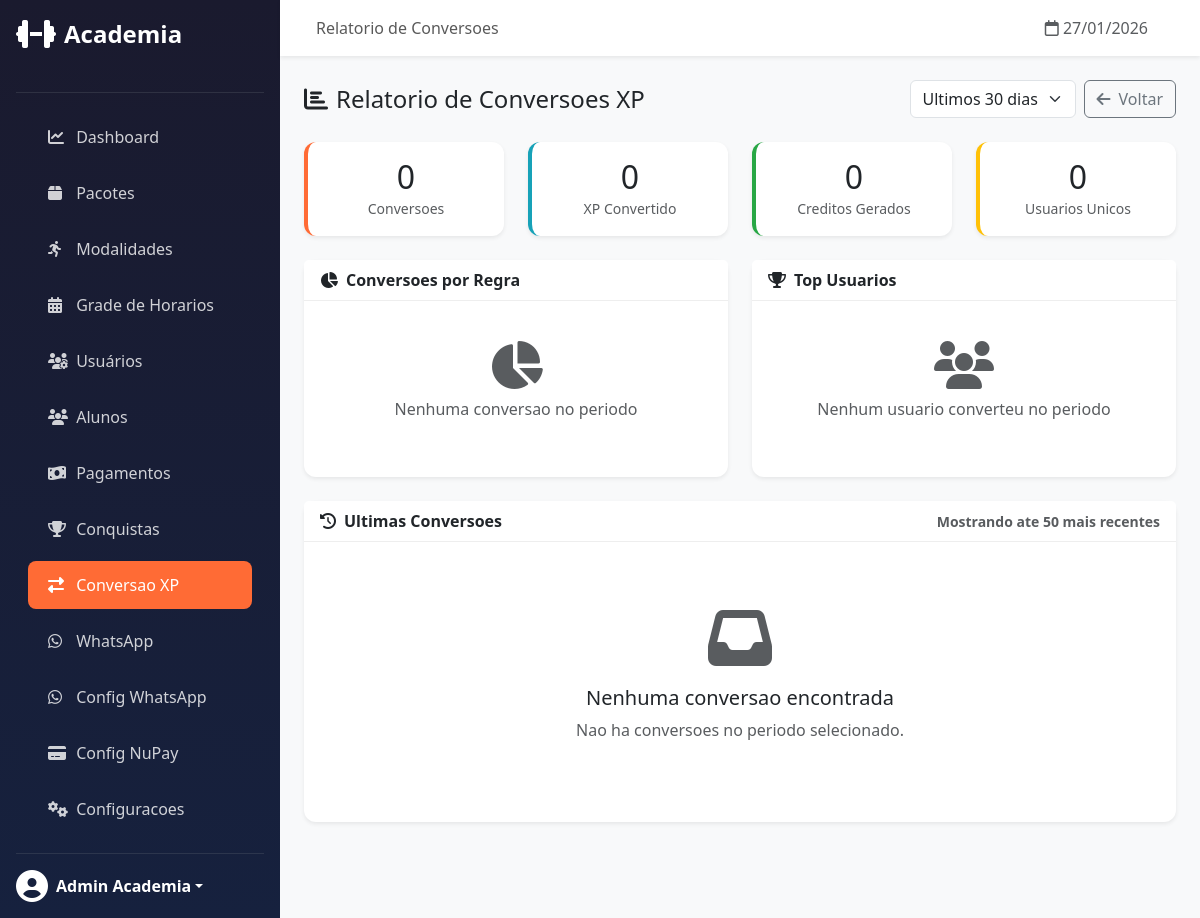
Before: /admin/conversion-rules/report (signed in) with the older database file.
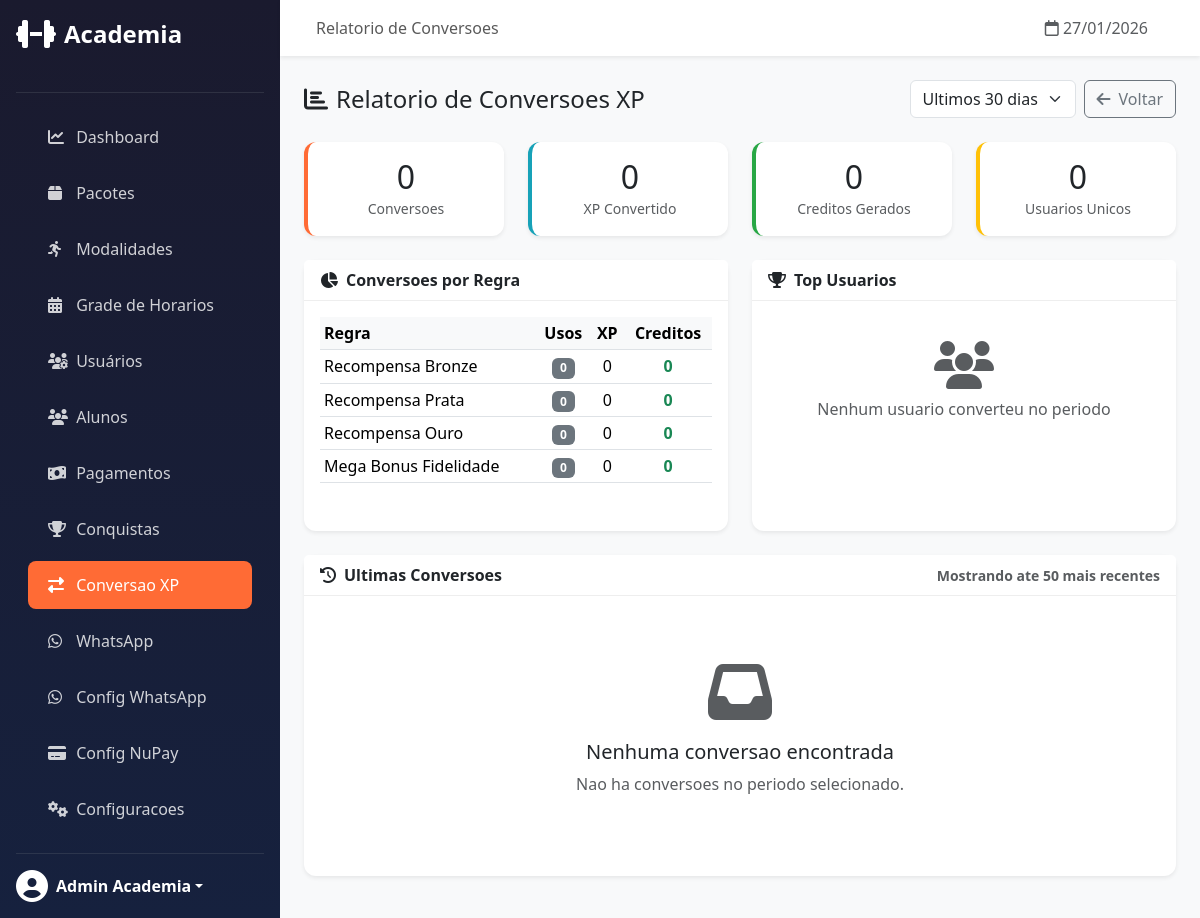
After: the same page with the newer database file.
### app/models/conversion_rule.py (models this page shows, shortened)
class ConversionRule(db.Model):
    __tablename__ = 'conversion_rules'
    id = db.Column(db.Integer, primary_key=True)
    name = db.Column(db.String(100), nullable=False)  # Ex: "Bronze Reward"
    description = db.Column(db.String(255))  # Descricao para o usuario
    xp_required = db.Column(db.Integer, nullable=False)  # XP necessario
    credits_granted = db.Column(db.Integer, nullable=False)  # Creditos concedidos
    credit_validity_days = db.Column(db.Integer, nullable=False, default=30)  # Validade em dias
    is_active = db.Column(db.Boolean, default=True)
    is_automatic = db.Column(db.Boolean, default=False)  # Conversao automatica?
    max_uses_per_user = db.Column(db.Integer, nullable=True)  # Null = ilimitado
    cooldown_days = db.Column(db.Integer, nullable=True)  # Dias entre conversoes
    priority = db.Column(db.Integer, default=0)  # Maior = mais prioritario
    created_at = db.Column(db.DateTime, default=datetime.utcnow)
    updated_at = db.Column(db.DateTime, default=datetime.utcnow, onupdate=datetime.utcnow)
    conversions = db.relationship('XPConversion', backref='rule', lazy='dynamic')

### app/routes/admin/conversion_rules.py (the view)
@conversion_rules_bp.route('/report')
@login_required
@admin_required
def conversion_report():
    period = request.args.get('period', '30')
    days = int(period)
    start_date = datetime.utcnow() - timedelta(days=days)
    conversions = XPConversion.query.filter(
        XPConversion.converted_at >= start_date
    ).order_by(XPConversion.converted_at.desc()).all()
    rule_stats = db.session.query(
        ConversionRule.id,
        ConversionRule.name,
        func.count(XPConversion.id).label('count'),
        func.coalesce(func.sum(XPConversion.xp_spent), 0).label('xp_spent'),
        func.coalesce(func.sum(XPConversion.credits_granted), 0).label('credits_granted')
    ).outerjoin(XPConversion, db.and_(
        XPConversion.rule_id == ConversionRule.id,
        XPConversion.converted_at >= start_date
    )).group_by(ConversionRule.id).all()
    total_conversions = len(conversions)
    total_xp = sum(c.xp_spent for c in conversions)
    total_credits = sum(c.credits_granted for c in conversions)
    unique_users = len(set(c.user_id for c in conversions))
    top_users = db.session.query(
        User.id,
        User.name,
        func.count(XPConversion.id).label('conversion_count'),
        func.sum(XPConversion.credits_granted).label('total_credits')
    ).join(XPConversion).filter(
        XPConversion.converted_at >= start_date
    ).group_by(User.id).order_by(func.sum(XPConversion.credits_granted).desc()).limit(10).all()
    return render_template('admin/conversion_rules/report.html',
        conversions=conversions[:50],  # Limita a 50 mais recentes
        rule_stats=rule_stats,
        total_conversions=total_conversions,
        total_xp=total_xp,
        total_credits=total_credits,
        unique_users=unique_users,
        top_users=top_users,
        period=period
    )

### app/routes/admin/dashboard.py (called while the page is built)
def admin_required(f):
    @wraps(f)
    def decorated_function(*args, **kwargs):
        if not current_user.is_authenticated or current_user.role != 'admin':
            abort(403)
        return f(*args, **kwargs)
    return decorated_function

### app/templates/admin/conversion_rules/report.html (shortened to what the changed rows need)
{% extends "admin/base.html" %}
{% block content %}
<div class="row mb-4">
    <div class="col-md-3">
        <div class="card stat-card">
            <div class="card-body text-center">
                <h2 class="mb-0">{{ total_conversions }}</h2>
            </div>
        </div>
    </div>
    <div class="col-md-3">
        <div class="card stat-card info">
            <div class="card-body text-center">
                <h2 class="mb-0">{{ "{:,}".format(total_xp) }}</h2>
            </div>
        </div>
    </div>
    <div class="col-md-3">
        <div class="card stat-card success">
            <div class="card-body text-center">
                <h2 class="mb-0">{{ "{:,}".format(total_credits) }}</h2>
            </div>
        </div>
    </div>
    <div class="col-md-3">
        <div class="card stat-card warning">
            <div class="card-body text-center">
                <h2 class="mb-0">{{ unique_users }}</h2>
            </div>
        </div>
    </div>
</div>
<div class="row">
    <div class="col-lg-6 mb-4">
        <div class="card h-100">
            <div class="card-body">
                {% if rule_stats %}
                <div class="table-responsive">
                    <table class="table table-sm">
                        <thead>
                            <tr>
                                <th>Regra</th>
                                <th class="text-center">Usos</th>
                                <th class="text-center">XP</th>
                                <th class="text-center">Creditos</th>
                            </tr>
                        </thead>
                        <tbody>
                            {% for stat in rule_stats %}
                            <tr>
                                <td>{{ stat.name }}</td>
                                <td class="text-center">
                                    <span class="badge bg-secondary">{{ stat.count }}</span>
                                </td>
                                <td class="text-center">{{ "{:,}".format(stat.xp_spent|int) }}</td>
                                <td class="text-center">
                                    <span class="text-success fw-bold">{{ stat.credits_granted|int }}</span>
                                </td>
                            </tr>
                            {% endfor %}
                        </tbody>
                    </table>
                </div>
                    {% set total = rule_stats|sum(attribute='count') %}
                {% else %}
                <div class="text-center text-muted py-4">
                    <i class="fas fa-chart-pie fa-3x mb-2"></i>
                    <p>Nenhuma conversao no periodo</p>
                </div>
                {% endif %}
            </div>
        </div>
    </div>
</div>
{% endblock %}

Changed rows visible on the page:
added ConversionRule: name "Recompensa Bronze", count "0", xp_spent "0", credits_granted "0"
added ConversionRule: name "Recompensa Prata", count "0", xp_spent "0", credits_granted "0"
added ConversionRule: name "Recompensa Ouro", count "0", xp_spent "0", credits_granted "0"
added ConversionRule: name "Mega Bonus Fidelidade", count "0", xp_spent "0", credits_granted "0"
Other visible differences:
text no longer shown: "Nenhuma conversao no periodo"
text now shown: "Regra Usos XP Creditos"
